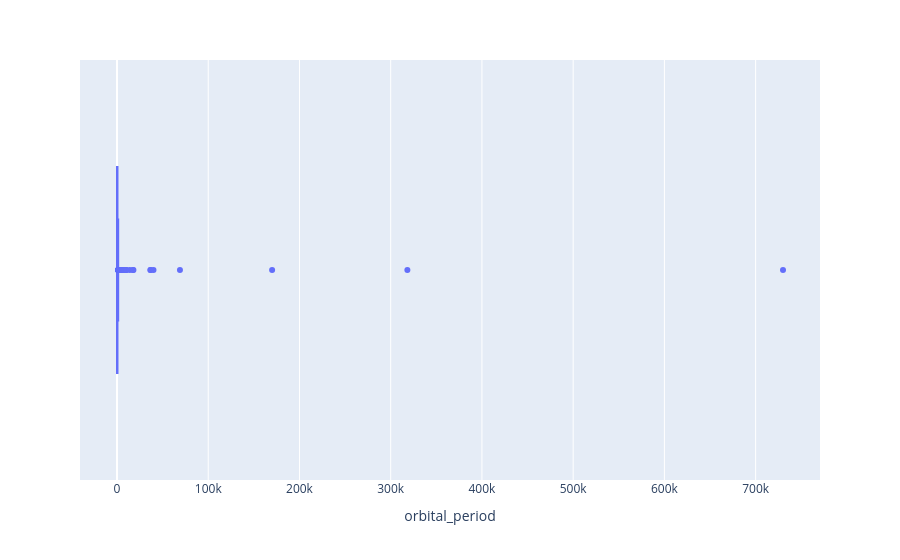

Here is the notebook cell this chart was saved with:
### Code cell
px.box(df,x='orbital_period')

### Figure 1 — Plotly figure (JSON) as saved in the notebook; plotly's stock layout.template omitted (floating-point values rounded to 4 significant figures; data arrays with more than 128 entries replaced by an {"elided": "..."} marker saying what was removed)
{"data": [{"alignmentgroup": "True", "hovertemplate": "orbital_period=%{x}<extra></extra>", "legendgroup": "", "marker": {"color": "#636efa"}, "name": "", "notched": false, "offsetgroup": "", "orientation": "h", "showlegend": false, "type": "box", "x": {"elided": "1035 float values"}, "x0": " ", "xaxis": "x", "y0": " ", "yaxis": "y"}], "layout": {"boxmode": "group", "legend": {"tracegroupgap": 0}, "margin": {"t": 60}, "xaxis": {"anchor": "y", "domain": [0, 1], "title": {"text": "orbital_period"}}, "yaxis": {"anchor": "x", "domain": [0, 1]}}}
